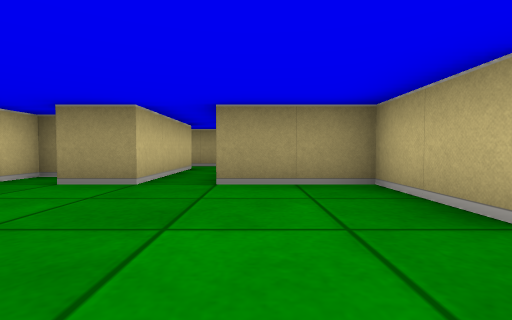
View 1 (above)

15 first-person views from a walk through a cub3D level. The camera is about half as high as the walls, tilts 2° down and sees 85° across. The floor is counted in squares. Each view is taken from the middle of a square. On the plan, view 1 faces up. The plan holds only what a view shows up to about 9 squares ahead; the rest is blank.

View 2
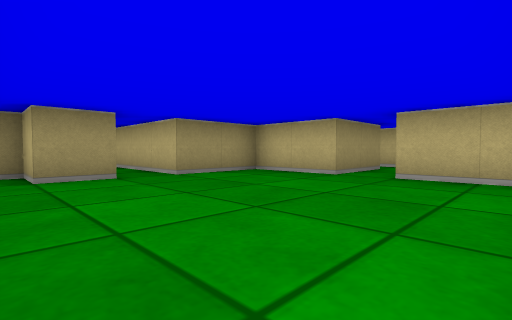

View 3
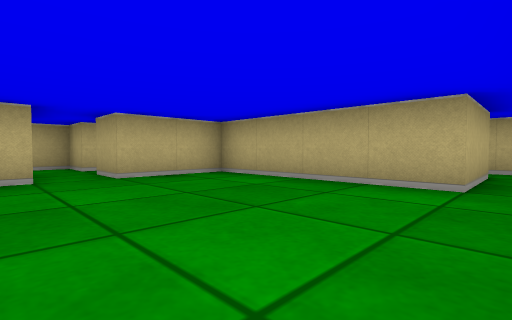

View 4
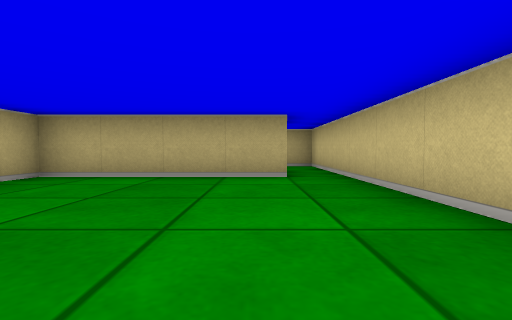

View 5
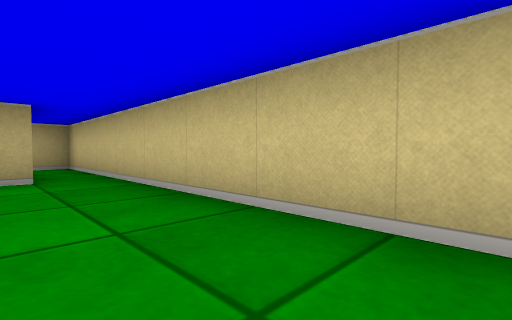

View 6
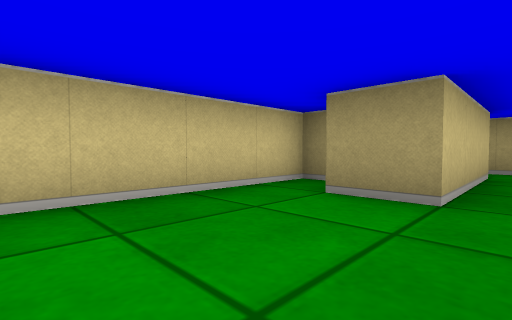

View 7
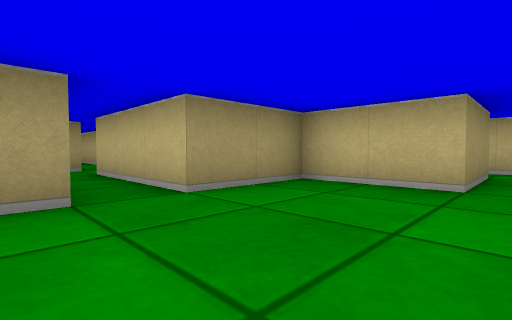

View 8
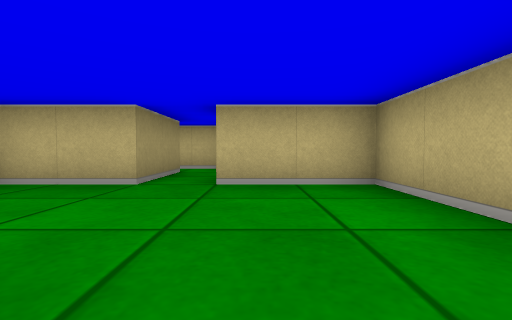

View 9
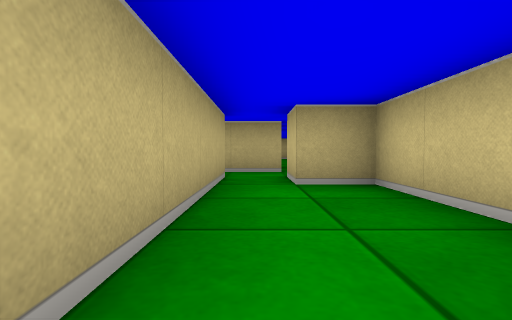

View 10
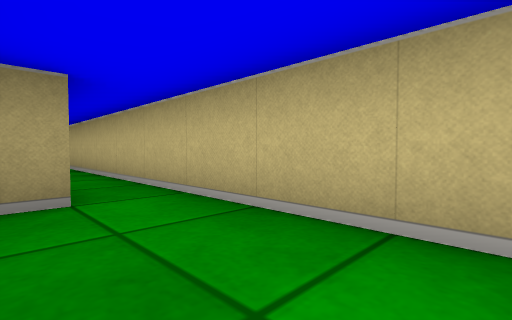

View 11
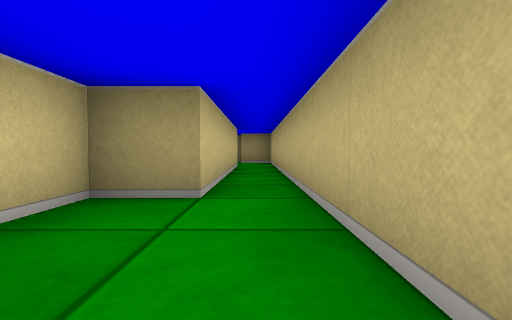

View 12
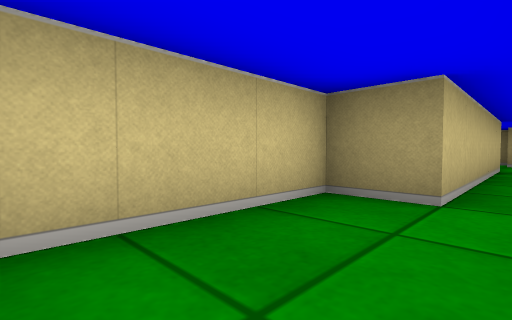

View 13
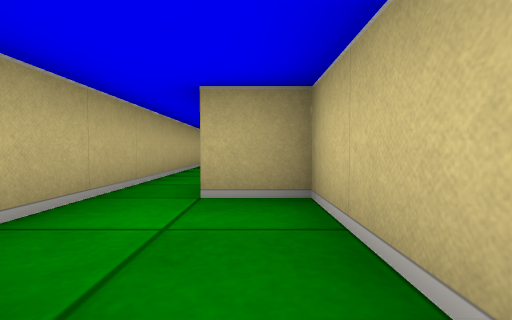

View 14
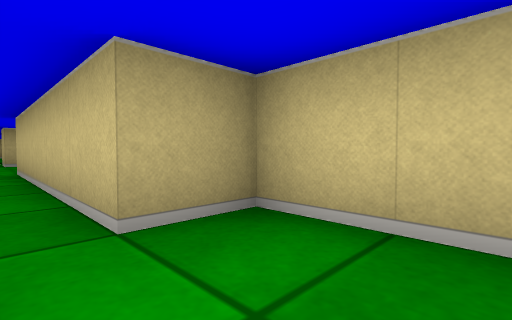

View 15
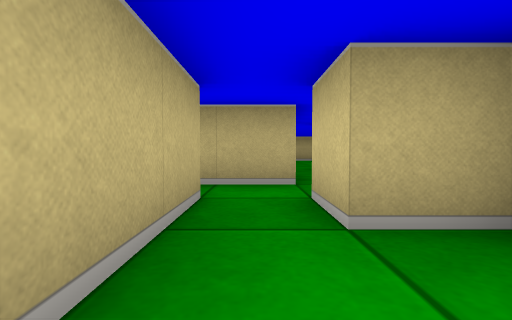

### Floor plan
Ten units are one square. View 1 is at (0, 0); x grows to the right and y downward. Boxes are objects, and circles mark ways between rooms. Rooms are numbered by the first view taken in them; rooms with no view inside come last. Other rooms are left out.
<svg viewBox="-40 -190 90 220">
<path fill="none" stroke="#000" d="M34 -5 45 -5 45 -20M-25 15 15 15 15 -5 25 -5M36 -15 15 -15 15 -35 -5 -35 -5 -65M-15 -65 -15 -35 -25 -35 -25 -45 -35 -45 -35 15M5 -75 5 -166M-5 -65 8 -65M-5 -165 -5 -115 -15 -115 -15 -85 -5 -85 -5 -75 -18 -75M-15 -185 -15 -165 -5 -165M5 -166 5 -178"/>
<circle cx="-10" cy="-60" r="3" fill="#2a7"/>
<circle cx="0" cy="-160" r="3" fill="#2a7"/>
<text x="0" y="-10">1</text>
<text x="0" y="-110">2</text>
<text x="-10" y="-180">3</text>
</svg>
Room 1 opens to room 2. Room 2 opens to room 3.

Where each view was taken, in squares from view 1:
view 1: 0 up, 0 right, facing up
view 2: 1 down, 3 left, facing up-right
view 3: 2 up, 3 left, facing down-right
view 4: 3 up, 2 left, facing down
view 5: 3 up, 2 left, facing down-left
view 6: 1 up, 1 left, facing up-left
view 7: 1 up, 2 left, facing up-right
view 8: 0 up, 2 left, facing right
view 9: 12 up, 0 right, facing down
view 10: 9 up, 1 left, facing up-right
view 11: 9 up, 0 right, facing up
view 12: 9 up, 0 right, facing up-left
view 13: 19 up, 1 left, facing down
view 14: 18 up, 0 right, facing down-left
view 15: 10 up, 0 right, facing down
